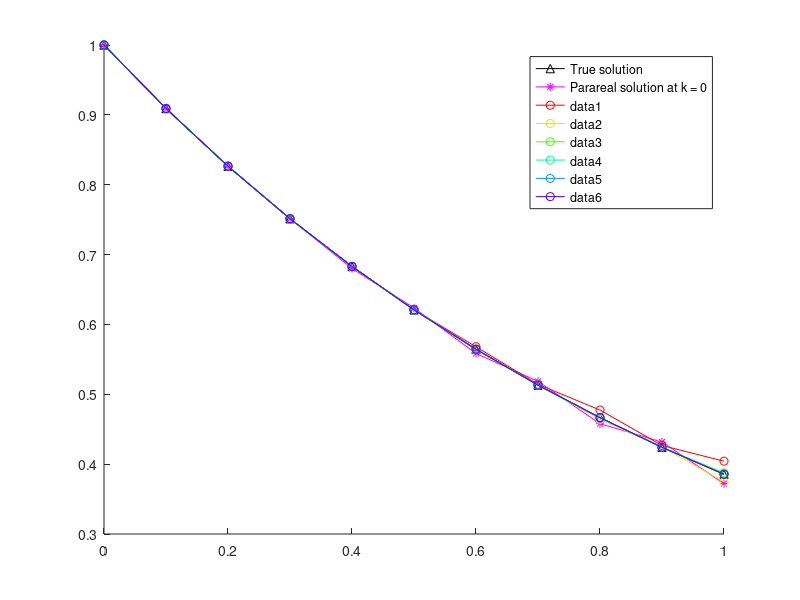
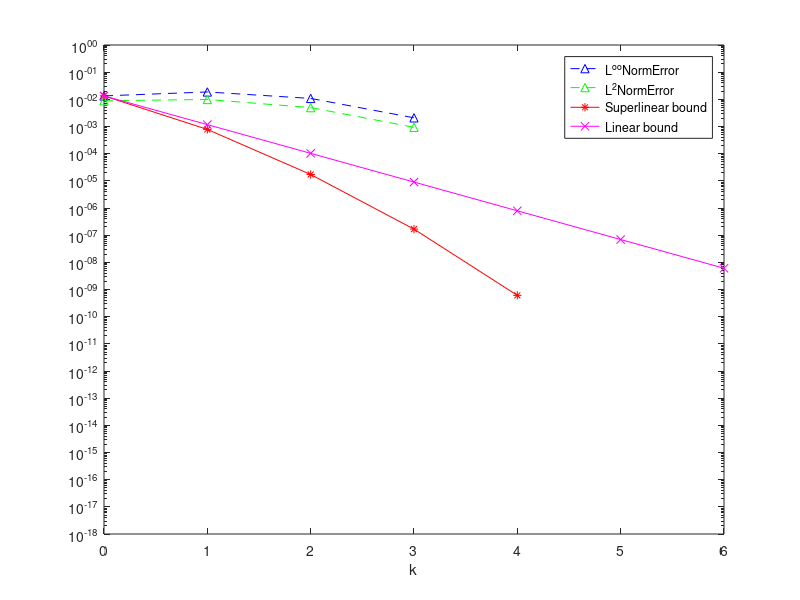

These charts were generated, in order, by the following MATLAB code:
close all
clear
clc


%% ---------------------------------------------------------------
%  Parareal algorithm for linear problem:  
%         y'(t) = a*y(t), t in (0,T)
%          y(t=0) = y0


% overlapping subdomains 2-level domain decomposition multiplicative preconditioner

global a ;
a = -1;
yExactFunction = @(t)exp(a*t);

% stability function (  y^n+1 = R(z)y^n  )
Rz = @(z) 1/(1-z);     % Backward Euler
% Rz = @(z) 1+z;       % Forward Euler

%% -----------------------------------------------------------------


% initial condition
u0 = 1;

% coarse propagator
N = 5;     %   number of coarse time intervals
T = 1;      %   T = N*Dt  
Dt = T/N;   %   coarse timesteps

xt = linspace(0,T,N+1);

% fine propagator
m = 2;    % number of fine time steps in each coarse time interval
dt = Dt/m;

K = 7 % number of Parareal iterations

cmap = hsv(K); % color map

% 2-level domain decomposition initial
N_fine_nodes = m*N+1; % 11
N_subdomains = N+1; % 6
Id = eye(N_fine_nodes);

%%
% original problem matrix
phi = (1-a*dt)^-1;
A = eye(m*N+1,m*N+1) - (phi)*diag(ones(m*N,1),-1);  

% Reduced system

% fine propagator
F_tilde = (1-a*dt)^-m; 

% coarse propagator
G_tilde = (1-a*Dt)^-1;  



% Uk_0 = zeros(m*N,1);
% Uk_0(1) = u0;

rhs0 = [u0; zeros(m*N,1)];
% rhs = [u0; phi*u0;-G_tilde*u0;phi*U(3);-G_tilde*U(3)];


% exact solution

 xtrue = linspace(0,T,N*m+1);
 pick = 1:m:N*m+1;
 
 uF_true = A\rhs0;
 
% reduced matrix
A_tilde = eye(N+1,N+1) + (-F_tilde)*diag(ones(N,1),-1);      

% approximate reduced matrix
B = eye(N+1,N+1) + (-G_tilde)*diag(ones(N,1),-1);     

% R = [1 0 0 0 0;0 0 1 0 0;0 0 0 0 1];
% 
% R1 = [1 0 0 0 0; 0 1 0 0 0; 0 0 1 0 0];
% D1 = [1 0 0; 0 1 0; 0 0 1/2];
% A1 = R1*A*R1';
% R1'*D1*R1
% 
% R2 = [0 0 1 0 0; 0 0 0 1 0; 0 0 0 0 1];
% D2 = [1/2 0 0;0 1 0; 0 0 1];
% A2 =R2*A*R2';
% R2'*D2*R2

% R1'*D1*R1 + R2'*D2*R2
% % coarse space initial
indice_R_coarse  = 0:2:2*N;
R = zeros(length(indice_R_coarse),N_fine_nodes);
for i = 1:length(indice_R_coarse)
    R(i,indice_R_coarse(i)+1) = 1;
end

% define nodes in each subdomains
N_nodes_subdomain = 3;
indice_R_subdomains = zeros(N_subdomains-1,N_nodes_subdomain);
k = 0;
for i =1:N_subdomains-1
    indice_R_subdomains(i,1) = i  - 1 + k;
    indice_R_subdomains(i,2) = i + k ; 
    indice_R_subdomains(i,3) = i  + 1 + k; 
    k = k + 1;
end

% % Omega_1 = {0,1,2} Omega_3 = {2,3,4} 
R_sub_mat = zeros((N_subdomains-1)*N_nodes_subdomain,N_fine_nodes) ;
for i = 1:size(indice_R_subdomains,1)
    R_sub_mat(N_nodes_subdomain*(i-1)+1,indice_R_subdomains(i)+1) = 1;
    R_sub_mat(N_nodes_subdomain*(i-1)+2,indice_R_subdomains(i)+2) = 1;
    R_sub_mat(N_nodes_subdomain*(i-1)+3,indice_R_subdomains(i)+3) = 1;
end

R_sub = [];       % restriction matrices
A_sub = [];       % sub-matrices
for i = 1: N_subdomains -1
    R_sub{i} = R_sub_mat(N_nodes_subdomain*(i-1)+1:N_nodes_subdomain*(i-1)+N_nodes_subdomain,:);
    A_sub{i} = R_sub{i}*A*R_sub{i}';    
end
% partition of unity
D_sub = [];
for i = 1:N_subdomains-1
    if i==1
        D_sub{i} = eye(N_nodes_subdomain);
        D_sub{i}(end) = 1/2;
    elseif i>1 && i< N_subdomains-1
        D_sub{i} = eye(N_nodes_subdomain);
        D_sub{i}(1) = 1/2;
        D_sub{i}(end) = 1/2;
    else
        D_sub{i} = eye(N_nodes_subdomain);
        D_sub{i}(1) = 1/2;
    end
end

% % define 2-level domain decomposition multiplicative preconditioner
P = zeros(N_fine_nodes);
D = zeros(N_fine_nodes);
for i = 1:N_subdomains-1    
    P = P + R_sub{i}'*D_sub{i}*A_sub{i}*R_sub{i};
    D = D + R_sub{i}'*D_sub{i}*R_sub{i};
end
% P = R1'*D1*A1*R1 + R2'*D2*A2*R2 ;
M = P *(R'*B*R + Id- R'*R)  
D;







%% ------------------------------------------------------------------

% initial coarse integration

B1 =  eye(N+1,N+1) + (-G_tilde)*diag(ones(N,1),-1);  
% B1 =  eye(N*m+1,N*m+1) + (-G_tilde)*diag(ones(N*m,1),-1);

%Initial coarse Parareal iteration at the coarse level
rhs0_coarse = [u0;zeros(N,1)];
U0_coarse = B1\rhs0_coarse;

U_fine=zeros(N_fine_nodes,1);
U_fine(1:m:end,1) =  U0_coarse;
for i=1:2:N_fine_nodes-2
    U_fine(i+1) = phi*U_fine(i);        
end


% first 2-level dd preconditioning iterartion

% rhs = [u0;  phi*U(1);-G_tilde*U(1);phi*U(3);-G_tilde*U(3);phi*U(5);-G_tilde*U(5);phi*U(7);-G_tilde*U(7);phi*U(9);-G_tilde*U(9)];
%Initial fine solution at the fine level
rhs=zeros(N_fine_nodes,1);
rhs(1) = u0;
rhs(2) = 0;
for i=2:2:N_fine_nodes-2
    % i = i + 2
    rhs(i+1) = -G_tilde*U_fine(i-1) + phi/2*U_fine(i);
    rhs(i+2) = phi*G_tilde*U_fine(i-1) ;
    if i+2 == N_fine_nodes-1
        rhs(i+3) = -G_tilde*U_fine(i+1);
    end
end
U_fine = M\rhs;

% rhs=[u0];
% for i=1:2:2*N
%     rhs=[rhs; phi*U(i);-G_tilde*U(i)];
% end
% U = M\rhs;


 figure
 hold on
 plot(xtrue,uF_true,'-^k',xtrue,U_fine,'-*m');
 legend('True solution','Parareal solution at k = 0')
 
U0n = U_fine;
proNj = 1;

L2NormError = [ sqrt(sum(Dt*(uF_true-U_fine).^2))];
LInfNormError = [max(abs(uF_true-U_fine))];
SupperlinearErrorBound  = LInfNormError;
LinearErrorBound  = LInfNormError;

%%



% iteration loop
for k = 1: K-1
        % k = k + 1
        rhs(1) = u0;
        rhs(2) = 0;
        for i=2:2:N_fine_nodes-2
            % i = i + 2
            rhs(i+1) = -G_tilde*U_fine(i-1) + phi/2*U_fine(i);
            rhs(i+2) = phi*G_tilde*U_fine(i-1) ;
            if i+2 == N_fine_nodes-1
                rhs(i+3) = -G_tilde*U_fine(i+1);
            end
        end
        U_fine = M\rhs;
%         rhs(2:end) =  [ phi*U(1);-G_tilde*U(1);phi*U(3);-G_tilde*U(3);phi*U(5);-G_tilde*U(5);phi*U(7);-G_tilde*U(7);phi*U(9);-G_tilde*U(9)];
        %;phi*U(5);-G_tilde*U(5);phi*U(7);-G_tilde*U(7);phi*U(9);-G_tilde*U(9)];
%         U = M\rhs;

       plot(xtrue,U_fine,'Color',cmap(k,:),'Marker','o');
       
%        
%        norm(uF_true(pick)-U,'inf')
       proNj(k+1) = proNj(k)*(N-k);
       L2NormError(k+1) = sqrt(sum(Dt*(uF_true-U_fine).^2));
       LInfNormError(k+1) = max(abs(uF_true-U_fine));
       SupperlinearErrorBound(k+1)  = (abs(exp(a*Dt) - Rz(a*Dt)))^(k)/factorial(k)*proNj(k+1)*max(abs(uF_true-U0n));
       LinearErrorBound(k+1)  = (abs(exp(a*Dt) - Rz(a*Dt))/(1- abs(Rz(a*Dt))))^(k)*max(abs(uF_true-U0n));
end  % iteration loop

uF_true_coarse=uF_true
U_fine

L2NormError=L2NormError'
LInfNormError=LInfNormError'
SupperlinearErrorBound=SupperlinearErrorBound'
LinearErrorBound=LinearErrorBound'

figure
semilogy(0:K-1,LInfNormError,'b--^',0:K-1,L2NormError,'g--^',0:K-1,SupperlinearErrorBound,'r*-',0:K-1,LinearErrorBound,'mx-')
legend('L^{oo}NormError','L^2NormError','Superlinear bound','Linear bound')
xlabel('k')
ylim([1e-18 1])




















